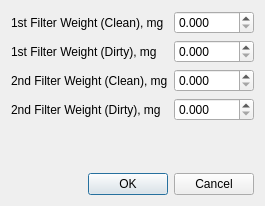
<?xml version="1.0" encoding="UTF-8"?>
<ui version="4.0">
 <class>FilterMassDialog</class>
 <widget class="QDialog" name="FilterMassDialog">
  <property name="windowModality">
   <enum>Qt::ApplicationModal</enum>
  </property>
  <property name="geometry">
   <rect>
    <x>0</x>
    <y>0</y>
    <width>288</width>
    <height>166</height>
   </rect>
  </property>
  <property name="windowTitle">
   <string>PT Filter Mass</string>
  </property>
  <property name="windowIcon">
   <iconset resource="qr49.qrc">
    <normaloff>:/icons/icons/toxic.png</normaloff>:/icons/icons/toxic.png</iconset>
  </property>
  <layout class="QVBoxLayout" name="verticalLayout">
   <property name="sizeConstraint">
    <enum>QLayout::SetFixedSize</enum>
   </property>
   <item>
    <layout class="QFormLayout" name="formLayout">
     <item row="0" column="0">
      <widget class="QLabel" name="label_1stFilterWeightClean">
       <property name="text">
        <string>1st Filter Weight (Clean), mg</string>
       </property>
      </widget>
     </item>
     <item row="1" column="0">
      <widget class="QLabel" name="label_1stFilterWeightDirty">
       <property name="text">
        <string>1st Filter Weight (Dirty), mg</string>
       </property>
      </widget>
     </item>
     <item row="2" column="0">
      <widget class="QLabel" name="label_2ndFilterWeightClean">
       <property name="text">
        <string>2nd Filter Weight (Clean), mg</string>
       </property>
      </widget>
     </item>
     <item row="3" column="0">
      <widget class="QLabel" name="label_2ndFilterWeightDirty">
       <property name="text">
        <string>2nd Filter Weight (Dirty), mg</string>
       </property>
      </widget>
     </item>
     <item row="4" column="0">
      <spacer name="verticalSpacer">
       <property name="orientation">
        <enum>Qt::Vertical</enum>
       </property>
       <property name="sizeHint" stdset="0">
        <size>
         <width>20</width>
         <height>40</height>
        </size>
       </property>
      </spacer>
     </item>
     <item row="0" column="1">
      <widget class="QDoubleSpinBox" name="doubleSpinBox_1stFilterWeightClean">
       <property name="minimumSize">
        <size>
         <width>80</width>
         <height>0</height>
        </size>
       </property>
       <property name="maximumSize">
        <size>
         <width>80</width>
         <height>16777215</height>
        </size>
       </property>
       <property name="locale">
        <locale language="English" country="UnitedStates"/>
       </property>
       <property name="decimals">
        <number>3</number>
       </property>
       <property name="maximum">
        <double>666000.000000000000000</double>
       </property>
       <property name="singleStep">
        <double>0.001000000000000</double>
       </property>
      </widget>
     </item>
     <item row="1" column="1">
      <widget class="QDoubleSpinBox" name="doubleSpinBox_1stFilterWeightDirty">
       <property name="minimumSize">
        <size>
         <width>80</width>
         <height>0</height>
        </size>
       </property>
       <property name="maximumSize">
        <size>
         <width>80</width>
         <height>16777215</height>
        </size>
       </property>
       <property name="locale">
        <locale language="English" country="UnitedStates"/>
       </property>
       <property name="decimals">
        <number>3</number>
       </property>
       <property name="maximum">
        <double>666000.000000000000000</double>
       </property>
       <property name="singleStep">
        <double>0.001000000000000</double>
       </property>
      </widget>
     </item>
     <item row="2" column="1">
      <widget class="QDoubleSpinBox" name="doubleSpinBox_2ndFilterWeightClean">
       <property name="minimumSize">
        <size>
         <width>80</width>
         <height>0</height>
        </size>
       </property>
       <property name="maximumSize">
        <size>
         <width>80</width>
         <height>16777215</height>
        </size>
       </property>
       <property name="locale">
        <locale language="English" country="UnitedStates"/>
       </property>
       <property name="decimals">
        <number>3</number>
       </property>
       <property name="maximum">
        <double>666000.000000000000000</double>
       </property>
       <property name="singleStep">
        <double>0.001000000000000</double>
       </property>
      </widget>
     </item>
     <item row="3" column="1">
      <widget class="QDoubleSpinBox" name="doubleSpinBox_2ndFilterWeightDirty">
       <property name="minimumSize">
        <size>
         <width>80</width>
         <height>0</height>
        </size>
       </property>
       <property name="maximumSize">
        <size>
         <width>80</width>
         <height>16777215</height>
        </size>
       </property>
       <property name="locale">
        <locale language="English" country="UnitedStates"/>
       </property>
       <property name="decimals">
        <number>3</number>
       </property>
       <property name="maximum">
        <double>666000.000000000000000</double>
       </property>
       <property name="singleStep">
        <double>0.001000000000000</double>
       </property>
      </widget>
     </item>
    </layout>
   </item>
   <item>
    <layout class="QHBoxLayout" name="horizontalLayout">
     <item>
      <spacer name="horizontalSpacer">
       <property name="orientation">
        <enum>Qt::Horizontal</enum>
       </property>
       <property name="sizeHint" stdset="0">
        <size>
         <width>40</width>
         <height>20</height>
        </size>
       </property>
      </spacer>
     </item>
     <item>
      <widget class="QPushButton" name="action_OK">
       <property name="text">
        <string>OK</string>
       </property>
      </widget>
     </item>
     <item>
      <widget class="QPushButton" name="action_Cancel">
       <property name="text">
        <string>Cancel</string>
       </property>
      </widget>
     </item>
    </layout>
   </item>
  </layout>
 </widget>
 <layoutdefault spacing="6" margin="11"/>
 <tabstops>
  <tabstop>action_Cancel</tabstop>
 </tabstops>
 <resources>
  <include location="qr49.qrc"/>
 </resources>
 <connections>
  <connection>
   <sender>action_OK</sender>
   <signal>clicked()</signal>
   <receiver>FilterMassDialog</receiver>
   <slot>accept()</slot>
   <hints>
    <hint type="sourcelabel">
     <x>278</x>
     <y>166</y>
    </hint>
    <hint type="destinationlabel">
     <x>164</x>
     <y>94</y>
    </hint>
   </hints>
  </connection>
  <connection>
   <sender>action_Cancel</sender>
   <signal>clicked()</signal>
   <receiver>FilterMassDialog</receiver>
   <slot>reject()</slot>
   <hints>
    <hint type="sourcelabel">
     <x>192</x>
     <y>166</y>
    </hint>
    <hint type="destinationlabel">
     <x>164</x>
     <y>94</y>
    </hint>
   </hints>
  </connection>
 </connections>
</ui>
